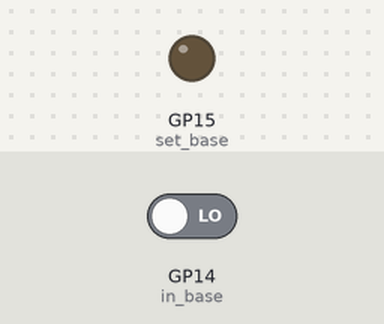
Simulated run of this program. Board: Raspberry Pi Pico running MicroPython. Parts: output pins drawn as LEDs (lit = HIGH). The inputs (shaded band) are chosen by the test bench; at power-on: GP14 (in_base) LOW.

Above: at 1.2 s.
1.3 s: GP14 (in_base) driven HIGH
At 2.2 s:
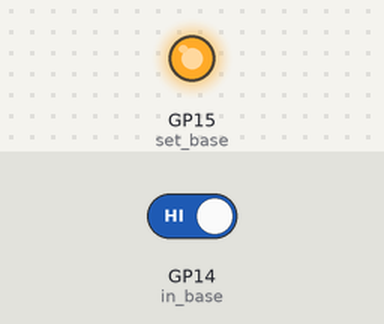
2.8 s: GP14 (in_base) driven LOW
At 3.4 s:
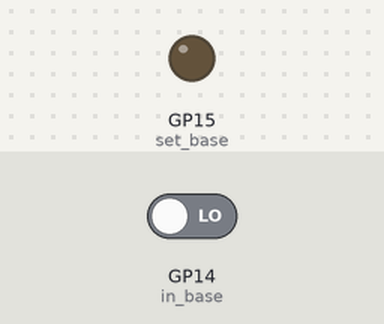
Timing chart, 0 to 5.8 s (numbered marks = the images above; inputs shaded):
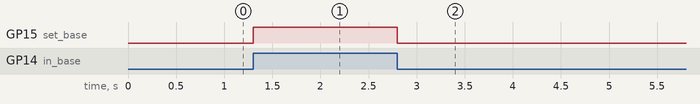

The program:

main.py
```python
import time
import rp2
from machine import Pin

@rp2.asm_pio(set_init=rp2.PIO.OUT_LOW)
def handle():
	wrap_target()
	wait(1, pin, 0)
	set(pins, 1)
	wait(0, pin, 0)
	set(pins, 0)
	wrap()

sm = rp2.StateMachine(0, handle, in_base=Pin(14), set_base=Pin(15))
sm.active(1)
```

Measured:
- after the input at 1.3 s, GP15 (set_base): LOW → HIGH at once
- after the input at 2.8 s, GP15 (set_base): HIGH → LOW at once
